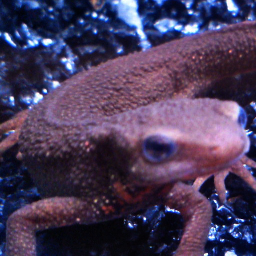
#> input picture questions/dataset/images/imori_256x256_gamma.png, 256 x 256 px, found by its file name
$ python main.py
#> lines starting #> are read from the running program, lines starting #| are printed output that depends on the picture; after the words box and inside, x2 and y2 are one past the last pixel; in counts of white or black regions, pixels touching at a corner belong together
### answers/hist.py
import numpy as np
import cv2
import matplotlib.pyplot as plt

def makeHisto(img, hist_size, hist_min, hist_max):
    h = img.shape[0]

    # チャンネルを一つにまとめる
    img = img.ravel()

    # 画素数を数える
    hist = cv2.calcHist([img], [0], None, [hist_size], [hist_min, hist_max])

    # 正規化
    hist = cv2.normalize(hist, None, 0.0, 1.0, cv2.NORM_MINMAX)

    # 出力画像の生成
    out = np.zeros((h, hist_size+20, 3), np.uint8)
    out += 255

    # 背景をグレーに描画
    out = cv2.rectangle(out, (10, 10), (hist_size+10, h-10), (240, 240, 240), -1)

    # ヒストグラムを描画
    for i in range(hist_size):
        # Fill
        out = cv2.line(out, (10+i, h-10), (10+i, int(h-10-hist[i]*(h-20))), (0, 0, 0), 1, 8, 0)
        # 10ごとにラインを引く
        if i%10 == 0:
            out = cv2.line(out, (10+i, h-10), (10+i, 10), (170, 170, 170), 1, 8, 0)
        # 50ごとにラインを引く
        if i%50 == 0:
            out = cv2.line(out, (10+i, h-10), (10+i, 10), (100, 100, 100), 1, 8, 0)
    return out

# [8 lines that do not run on import are left out]

### answers/24/main.py
import numpy as np
import cv2
import matplotlib.pyplot as plt
import sys
from answers.hist import *

def gamma_corr(img, c, g):
    out = (1 / c * (img / 255)) ** (1 / g)
    return np.clip(out * 255, 0, 255).astype(np.uint8)

if __name__ == '__main__':
    img_orig = cv2.imread('questions/dataset/images/imori_256x256_gamma.png')
#> img_orig is the input picture: shape (256, 256, 3); mean B, G, R 91.3, 60, 74.4
    img_result = gamma_corr(img_orig, c=1, g=2.2)
#> in gamma_corr, `out = (1 / c * (img / 255)) ** (1 / g)`:
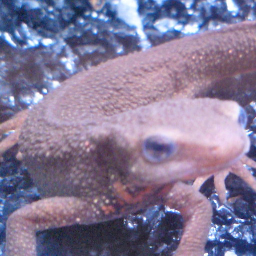
#> out: shape (256, 256, 3) float64; mean B, G, R 0.594, 0.477, 0.52

    hist_orig = makeHisto(img_orig, 256, 0, 256)
#> in makeHisto, `hist = cv2.calcHist([img], [0], None, [hist_size], [hist_min, hist_max])`: hist = 256 values, max 2767 at index 31, min 0 at index 64, mean 768
#> in makeHisto, `hist = cv2.normalize(hist, None, 0.0, 1.0, cv2.NORM_MINMAX)`: hist = 256 values, max 1 at index 31, min 0 at index 64, mean 0.278
#> the loop in makeHisto, `for i in range(hist_size):` made 256 passes
#> pass 1, in makeHisto, `out = cv2.line(out, (10+i, h-10), (10+i, int(h-10-hist[i]*(h-20))), (0..`:
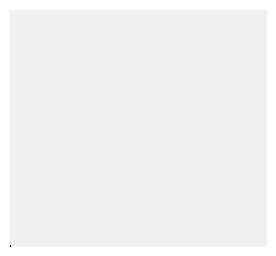
#> out: shape (256, 276, 3); min 0, max 255, mean 242.1
#> pass 1, in makeHisto, `out = cv2.line(out, (10+i, h-10), (10+i, 10), (170, 170, 170), 1, 8, 0)`:
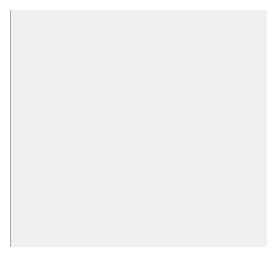
#> out: shape (256, 276, 3); 0.34% of pixels changed, all inside (x1, y1, x2, y2) = (10, 10, 11, 247)
#> pass 1, in makeHisto, `out = cv2.line(out, (10+i, h-10), (10+i, 10), (100, 100, 100), 1, 8, 0)`:
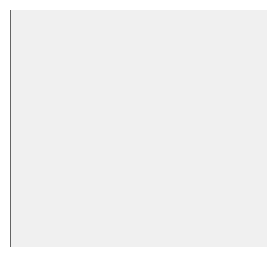
#> out: shape (256, 276, 3); 0.34% of pixels changed, all inside (x1, y1, x2, y2) = (10, 10, 11, 247)
#> after the loop in makeHisto, `for i in range(hist_size):`:
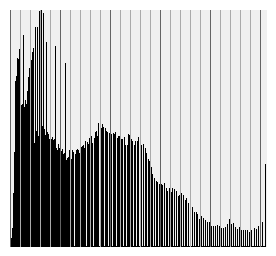
#> out: shape (256, 276, 3); min 0, max 255, mean 181.2
    hist_result = makeHisto(img_result, 256, 0, 256)
#> call 2 of makeHisto, with hist_size = 256, hist_min = 0, hist_max = 256
#> in makeHisto (call 2), `hist = cv2.calcHist([img], [0], None, [hist_size], [hist_min, hist_max])`: hist = 256 values, max 2767 at index 97, min 0 at index 1, mean 768
#> in makeHisto (call 2), `hist = cv2.normalize(hist, None, 0.0, 1.0, cv2.NORM_MINMAX)`: hist = 256 values, max 1 at index 97, min 0 at index 1, mean 0.278
#> after the loop in makeHisto (call 2), `for i in range(hist_size):`:
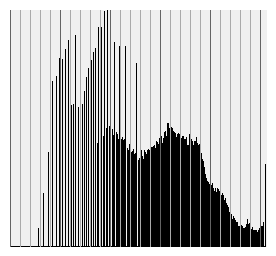
#> out: shape (256, 276, 3); min 0, max 255, mean 182

    cv2.imshow('python_origin', img_orig)
    cv2.imshow('python_result', img_result)
    cv2.imshow('python_origin_hist', hist_orig)
    cv2.imshow('python_result_hist', hist_result)
    cv2.moveWindow('python_result', img_orig.shape[1], 0)
    cv2.moveWindow('python_origin_hist', img_orig.shape[1]+img_result.shape[1], 0)
    cv2.moveWindow('python_result_hist', img_orig.shape[1]+img_result.shape[1]+hist_orig.shape[1], 0)
    cv2.waitKey(0)
